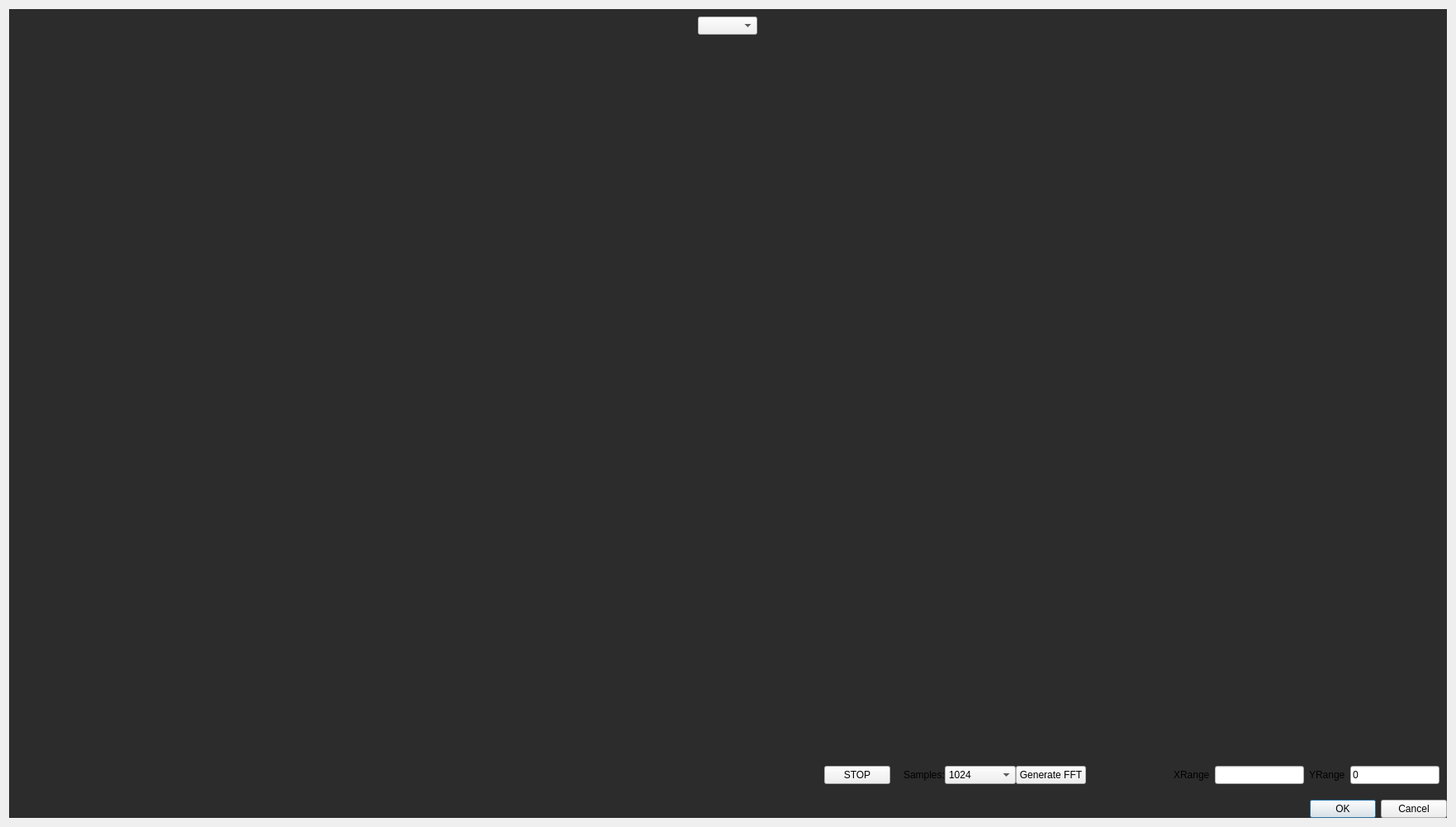
<?xml version="1.0" encoding="UTF-8"?>
<ui version="4.0">
 <class>PlottingDialog</class>
 <widget class="QDialog" name="PlottingDialog">
  <property name="geometry">
   <rect>
    <x>0</x>
    <y>0</y>
    <width>1763</width>
    <height>1001</height>
   </rect>
  </property>
  <property name="windowTitle">
   <string>Dialog</string>
  </property>
  <property name="styleSheet">
   <string notr="true">#plottingWidget{
	color: white;
	background-color: rgb(44, 44, 44);
}</string>
  </property>
  <layout class="QHBoxLayout" name="horizontalLayout">
   <item>
    <widget class="QWidget" name="plottingWidget" native="true">
     <layout class="QVBoxLayout" name="verticalLayout" stretch="0,20,1,1,1">
      <property name="spacing">
       <number>10</number>
      </property>
      <property name="leftMargin">
       <number>0</number>
      </property>
      <property name="topMargin">
       <number>0</number>
      </property>
      <property name="rightMargin">
       <number>0</number>
      </property>
      <property name="bottomMargin">
       <number>0</number>
      </property>
      <item alignment="Qt::AlignHCenter">
       <widget class="QWidget" name="dataToShowWidget" native="true">
        <layout class="QHBoxLayout" name="dataToShowLayout">
         <item>
          <widget class="QComboBox" name="selectItemCombo"/>
         </item>
        </layout>
       </widget>
      </item>
      <item>
       <widget class="QWidget" name="widget_2" native="true">
        <layout class="QVBoxLayout" name="chartLayout">
         <property name="spacing">
          <number>0</number>
         </property>
         <property name="leftMargin">
          <number>0</number>
         </property>
         <property name="topMargin">
          <number>0</number>
         </property>
         <property name="rightMargin">
          <number>0</number>
         </property>
         <property name="bottomMargin">
          <number>0</number>
         </property>
        </layout>
       </widget>
      </item>
      <item>
       <widget class="QWidget" name="commandsWidget" native="true">
        <layout class="QHBoxLayout" name="commandsLayout"/>
       </widget>
      </item>
      <item alignment="Qt::AlignRight">
       <widget class="QWidget" name="widget_3" native="true">
        <layout class="QHBoxLayout" name="horizontalLayout_2">
         <item>
          <widget class="QPushButton" name="pushButton">
           <property name="text">
            <string>STOP</string>
           </property>
          </widget>
         </item>
         <item alignment="Qt::AlignLeft">
          <widget class="QWidget" name="widget" native="true">
           <layout class="QHBoxLayout" name="horizontalLayout_3">
            <property name="spacing">
             <number>0</number>
            </property>
            <property name="leftMargin">
             <number>10</number>
            </property>
            <property name="topMargin">
             <number>0</number>
            </property>
            <property name="rightMargin">
             <number>100</number>
            </property>
            <property name="bottomMargin">
             <number>0</number>
            </property>
            <item>
             <widget class="QLabel" name="label_2">
              <property name="text">
               <string>Samples:</string>
              </property>
             </widget>
            </item>
            <item>
             <widget class="QComboBox" name="fftSamplesCountCB">
              <property name="currentIndex">
               <number>3</number>
              </property>
              <item>
               <property name="text">
                <string>128</string>
               </property>
              </item>
              <item>
               <property name="text">
                <string>256</string>
               </property>
              </item>
              <item>
               <property name="text">
                <string>512</string>
               </property>
              </item>
              <item>
               <property name="text">
                <string>1024</string>
               </property>
              </item>
              <item>
               <property name="text">
                <string>2048</string>
               </property>
              </item>
              <item>
               <property name="text">
                <string>4096</string>
               </property>
              </item>
              <item>
               <property name="text">
                <string>8192</string>
               </property>
              </item>
              <item>
               <property name="text">
                <string>16384</string>
               </property>
              </item>
              <item>
               <property name="text">
                <string>32768</string>
               </property>
              </item>
              <item>
               <property name="text">
                <string>65536</string>
               </property>
              </item>
              <item>
               <property name="text">
                <string>131072</string>
               </property>
              </item>
              <item>
               <property name="text">
                <string>262144</string>
               </property>
              </item>
              <item>
               <property name="text">
                <string>524288</string>
               </property>
              </item>
              <item>
               <property name="text">
                <string>1048576</string>
               </property>
              </item>
              <item>
               <property name="text">
                <string>67108864</string>
               </property>
              </item>
             </widget>
            </item>
            <item>
             <widget class="QPushButton" name="fftBtn">
              <property name="text">
               <string>Generate FFT</string>
              </property>
             </widget>
            </item>
           </layout>
          </widget>
         </item>
         <item>
          <widget class="QLabel" name="label">
           <property name="styleSheet">
            <string notr="true">co</string>
           </property>
           <property name="text">
            <string>XRange</string>
           </property>
          </widget>
         </item>
         <item>
          <widget class="QLineEdit" name="XRangeEdit"/>
         </item>
         <item>
          <widget class="QLabel" name="label_3">
           <property name="text">
            <string>YRange</string>
           </property>
          </widget>
         </item>
         <item>
          <widget class="QLineEdit" name="yRangeEdit">
           <property name="text">
            <string>0</string>
           </property>
          </widget>
         </item>
        </layout>
       </widget>
      </item>
      <item>
       <widget class="QDialogButtonBox" name="buttonBox">
        <property name="orientation">
         <enum>Qt::Horizontal</enum>
        </property>
        <property name="standardButtons">
         <set>QDialogButtonBox::Cancel|QDialogButtonBox::Ok</set>
        </property>
       </widget>
      </item>
     </layout>
    </widget>
   </item>
  </layout>
 </widget>
 <resources/>
 <connections>
  <connection>
   <sender>buttonBox</sender>
   <signal>accepted()</signal>
   <receiver>PlottingDialog</receiver>
   <slot>accept()</slot>
   <hints>
    <hint type="sourcelabel">
     <x>248</x>
     <y>254</y>
    </hint>
    <hint type="destinationlabel">
     <x>157</x>
     <y>274</y>
    </hint>
   </hints>
  </connection>
  <connection>
   <sender>buttonBox</sender>
   <signal>rejected()</signal>
   <receiver>PlottingDialog</receiver>
   <slot>reject()</slot>
   <hints>
    <hint type="sourcelabel">
     <x>316</x>
     <y>260</y>
    </hint>
    <hint type="destinationlabel">
     <x>286</x>
     <y>274</y>
    </hint>
   </hints>
  </connection>
 </connections>
</ui>
